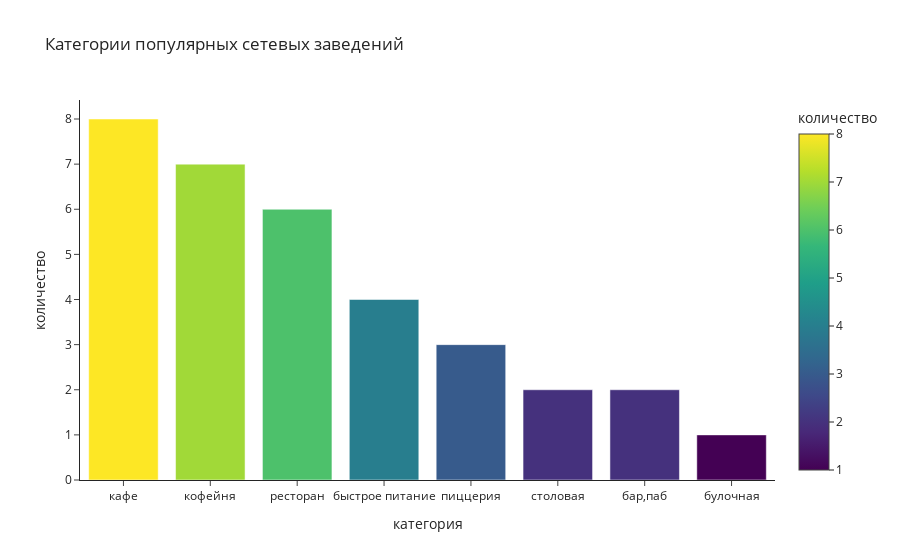

Notebook cell for this chart:
### Code cell
px.bar(category_count,
       x='category',
       y='count',
       title='Категории популярных сетевых заведений',
       color='count',
       labels=dict(
           count='количество',
           category='категория'
       ),
       template='simple_white')

### Figure 1 — Plotly figure (JSON) as saved in the notebook; plotly's stock layout.template omitted (floating-point values rounded to 4 significant figures)
{"data": [{"alignmentgroup": "True", "hovertemplate": "категория=%{x}<br>количество=%{marker.color}<extra></extra>", "legendgroup": "", "marker": {"color": [8, 7, 6, 4, 3, 2, 2, 1], "coloraxis": "coloraxis", "pattern": {"shape": ""}}, "name": "", "offsetgroup": "", "orientation": "v", "showlegend": false, "textposition": "auto", "type": "bar", "x": ["кафе", "кофейня", "ресторан", "быстрое питание", "пиццерия", "столовая", "бар,паб", "булочная"], "xaxis": "x", "y": [8, 7, 6, 4, 3, 2, 2, 1], "yaxis": "y"}], "layout": {"barmode": "relative", "coloraxis": {"colorbar": {"title": {"text": "количество"}}, "colorscale": [[0, "#440154"], [0.1111, "#482878"], [0.2222, "#3e4989"], [0.3333, "#31688e"], [0.4444, "#26828e"], [0.5556, "#1f9e89"], [0.6667, "#35b779"], [0.7778, "#6ece58"], [0.8889, "#b5de2b"], [1, "#fde725"]]}, "legend": {"tracegroupgap": 0}, "title": {"text": "Категории популярных сетевых заведений"}, "xaxis": {"anchor": "y", "domain": [0, 1], "title": {"text": "категория"}}, "yaxis": {"anchor": "x", "domain": [0, 1], "title": {"text": "количество"}}}}
